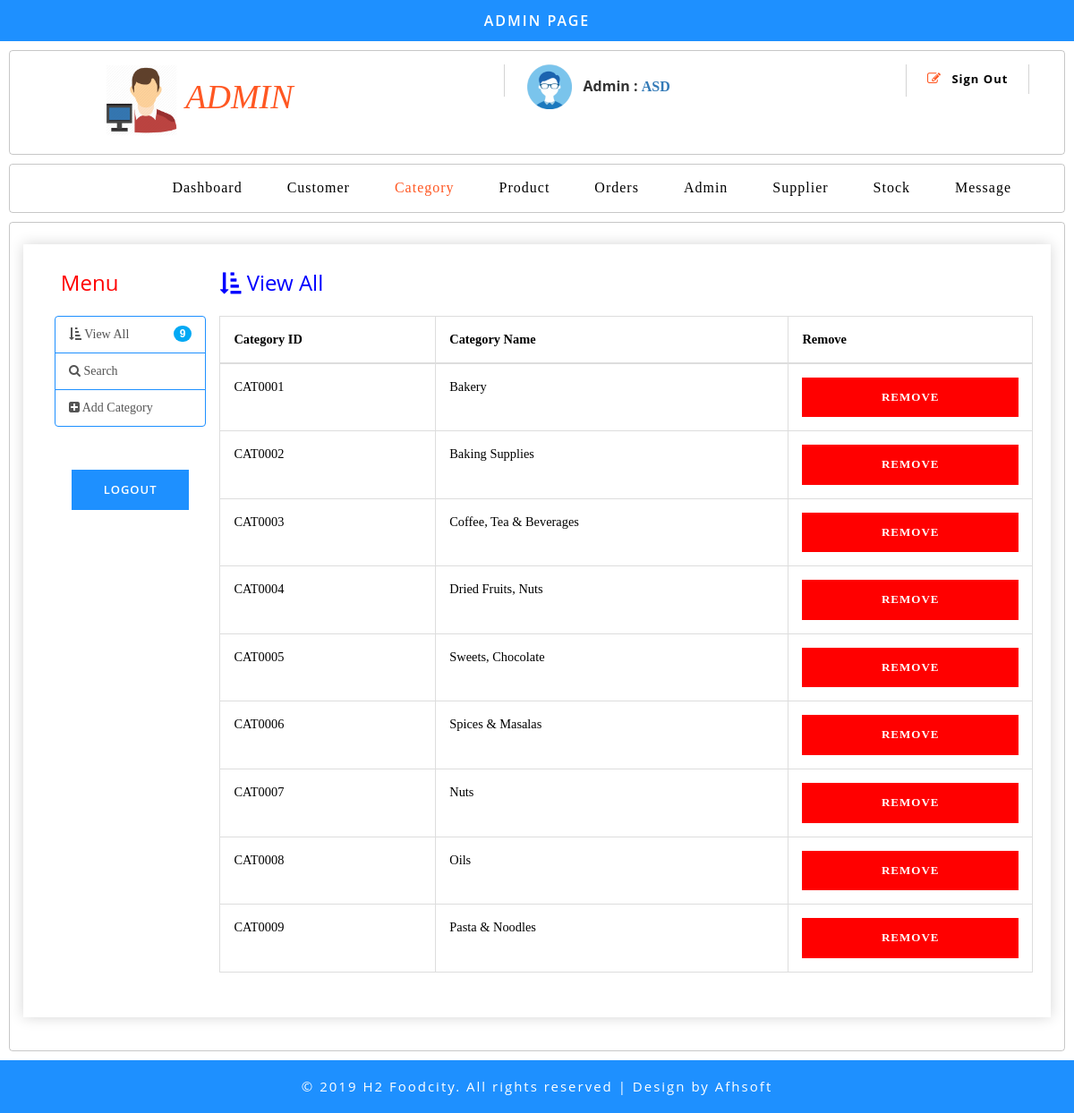
Page /admin/admin_category.php (signed in) on the committed database.
### tables this page shows
CREATE TABLE `categories` (
  `Cat_ID` varchar(45) NOT NULL,
  `Cat_Name` varchar(50) NOT NULL
);

### admin/admin_category.php (the view, shortened to what this page needs)
<?php
$a1 = "";
	$a2 = "";
	$a3 = "active";
	$a4 = "";
	$a5 = "";
	$a6 = "";
	$a7 = "";
	$a8 = "";
	$a9 = "";
include('admin_header.php'); ?>
<!DOCTYPE html>
<html>
	<head>
	</head>
	<body>
	<div class="ban-top">
<div class="ads-grid" style="padding-top: 2%; padding-bottom: 2%">
		<div class="container" style="width: 100%; ">
			<div class="product-sec1">
	<div class="checkout-right">
	<div class="table-responsive">
			<?php include('sidebar/side_cat.php'); ?>
			<font face = "ubuntu" color = "blue"><h3><div style = "padding-left: 4%" ><i class="fa fa-sort-amount-asc"></i> View All</div></h3></font><br>
			<table class="table table-bordered" style = "width: 82%; font-family: ubuntu;">
						<thead>
							<tr>
								<th>Category ID</th>
								<th>Category Name</th>
								<th>Remove</th>
							</tr>
						</thead>
						<tbody>
						<?php
							$result = mysql_query("SELECT * FROM categories");
							while($row = mysql_fetch_array($result))
								{
									?>
							<tr class="rem1">
								<td class="invert"><?php echo $row['Cat_ID']; $id = $row['Cat_ID'];?></td>
								<td class="invert">
									<?php echo $row['Cat_Name']; ?>
								</td>
								<td class="invert">
										<div class="snipcart-details10 top_brand_home_details item_add single-item hvr-outline-out" >
											<input type="submit" name="submit" value="Remove" class="button10" onclick = "window.location.href='Cat_delete.php?id=<?php echo $id; ?>'"/></a>
										</div>
									</div>
								</td>
							</tr>
							<?php }
							?>
</body>
<?php include('admin_footer.php'); ?>
</html>

### admin/admin_header.php (shortened to what this page needs)
<?php
	if (!isset($_SESSION['id1']) ||(trim ($_SESSION['id1']) == '')){ ?>
			<script>
				window.location = "admin-login.php";
			</script>
			<?php
			}
			else{
				?>
<!DOCTYPE html>
<html lang="zxx">
<head>
	<link href="../css/bootstrap.css" rel="stylesheet" type="text/css" media="all" />
	<link href="../css/style.css" rel="stylesheet" type="text/css" media="all" />
	<link href="../css/font-awesome.css" rel="stylesheet">
	<link href="../css/popuo-box.css" rel="stylesheet" type="text/css" media="all" />
	<link rel="stylesheet" type="text/css" href="../css/jquery-ui1.css">
</head>
<body>
	<div class="header-most-top" style = "padding-bottom: 10px">
		<p>ADMIN PAGE</p>
	</div>
	<div class="ban-top" >
	<div class="header-bot">
		<div class="header-bot_inner_wthreeinfo_header_mid">
			<div class="col-md-4 logo_agile">
				<h1>
					<a href="index.php">
						<font face = "Ubuntu">
							<img src = "./../images/admin.png" width = 80 height = 80 >
						<span>ADMIN</span>
					</font>
					</a>
				</h1>
			</div>
			<div class="col-md-8 header">
				<ul>
					<b>
							<li style = "float: right">
							<a href="logout.php">
								<span class="fa fa-pencil-square-o" aria-hidden="true"></span> Sign Out </a>
							</li>
							<li style = "float: right">
							<a href="#">
								<span  aria-hidden="true"></span></a>
							</li>
							<li style = "float: left">
							<a href="#">
								<span  aria-hidden="true"></span></a>
							</li>
							<B>
								<font align="right" size = "3" face = 'Segoe UI'>
							<?php
								echo "&nbsp &nbsp &nbsp <img src = '../images/photo.png' width = 50 height=50> &nbsp Admin : ";
								echo "</font><font face = 'ubuntu' color = '#1e90ff' align='right' size = '3'><a href='' data-toggle='modal' data-target='#myModal3'>";
								echo $_SESSION['id1'];
								echo "</a>";
							?>
						</font></B>
						</b>
				</ul>
			</div>
		</div>
	</div>
</div>
		<div class="ban-top">
		<div class="container">
			<div class="top_nav_left">
				<nav class="navbar navbar-default">
					<div class="container-fluid">
						<div class="collapse navbar-collapse menu--shylock" id="bs-example-navbar-collapse-1">
							<font face = "ubuntu">
							<ul class="nav navbar-nav menu__list">
								<li class="<?php echo $a1; ?>">
									<a class="nav-stylehead" href="index.php">Dashboard
									</a>
								</li>
								<li class="<?php echo $a2; ?>">
									<a class="nav-stylehead" href="admin_customer.php">Customer
									</a>
								</li>
								<li class="<?php echo $a3; ?>">
									<a class="nav-stylehead" href="admin_category.php">Category
									</a>
								</li>
								<li class="<?php echo $a4; ?>">
									<a class="nav-stylehead" href="admin_product.php">Product
									</a>
								</li>
								<li class="<?php echo $a5; ?>">
									<a class="nav-stylehead" href="admin_order.php">Orders
									</a>
								</li>
								<li class="<?php echo $a6; ?>">
									<a class="nav-stylehead" href="admin_admin.php">Admin
									</a>
								</li>
								<li class="<?php echo $a7; ?>">
									<a class="nav-stylehead" href="admin_supplier.php">Supplier
									</a>
								</li>
								<li class="<?php echo $a8; ?>">
									<a class="nav-stylehead" href="admin_stock.php">Stock
									</a>
								</li>
								<li class="<?php echo $a9; ?>">
									<a class="nav-stylehead" href="admin_chat.php">Message
									</a>
								</li>
							</ul>
							</font>
						</div>
					</div>
				</nav>
			</div>
		</div>
	</div>
<?php } ?>
</body>
</html>

### admin/sidebar/side_cat.php (shortened to what this page needs)
<?php
   $count=0;
							$result = mysql_query("SELECT * FROM Categories");
							while($row = mysql_fetch_array($result))
								{
									 $count++;
								}?>
	<div class="col-sm-3" style = "width: 18%">
					<div class="left-sidebar">
						<font face = "ubuntu" color = "red"><h3><div style = "padding-left: 4%">Menu</div></h3></font>	<br>
    	                   <div class="list-group" style="font-family: ubuntu;">
                               <a href="admin_category.php" class="list-group-item"><i class="fa fa-sort-amount-asc"></i> View All<span class="badge badge-primary"><font face = 'sans-serif'><?php echo $count; ?></font></span></a>
                               <a href="cat_search.php" class="list-group-item"><i class="fa fa-search"></i> Search</a>
                               <a href="admin_cat_add.php" class="list-group-item"><i class="fa  fa-plus-square"></i> Add Category</a>
                            </div>
                            <form action = "logout.php">
                            <div class="snipcart-details top_brand_home_details item_add single-item hvr-outline-out">
                               <input type="submit" name="submit" value="Logout" class="button" />
                            </div>
                            </form>
                        </div>
                        </div>

### admin/admin_footer.php (shortened to what this page needs)
<!DOCTYPE html>
<html>
<div class="copy-right">
		<div class="container">
			<p>© 2019 H2 Foodcity. All rights reserved | Design by
				<a href="http://afhsoft.com"> Afhsoft</a>
			</p>
		</div>
	</div>
</html>

### rows in the picture
categories: Cat_ID "CAT0001", Cat_Name "Bakery"
categories: Cat_ID "CAT0002", Cat_Name "Baking Supplies"
categories: Cat_ID "CAT0003", Cat_Name "Coffee, Tea & Beverages"
categories: Cat_ID "CAT0004", Cat_Name "Dried Fruits, Nuts"
categories: Cat_ID "CAT0005", Cat_Name "Sweets, Chocolate"
categories: Cat_ID "CAT0006", Cat_Name "Spices & Masalas"
categories: Cat_ID "CAT0007", Cat_Name "Nuts"
categories: Cat_ID "CAT0008", Cat_Name "Oils"
categories: Cat_ID "CAT0009", Cat_Name "Pasta & Noodles"

### other values in the picture
$_SESSION['id1'] "ASD"
$count "9"
